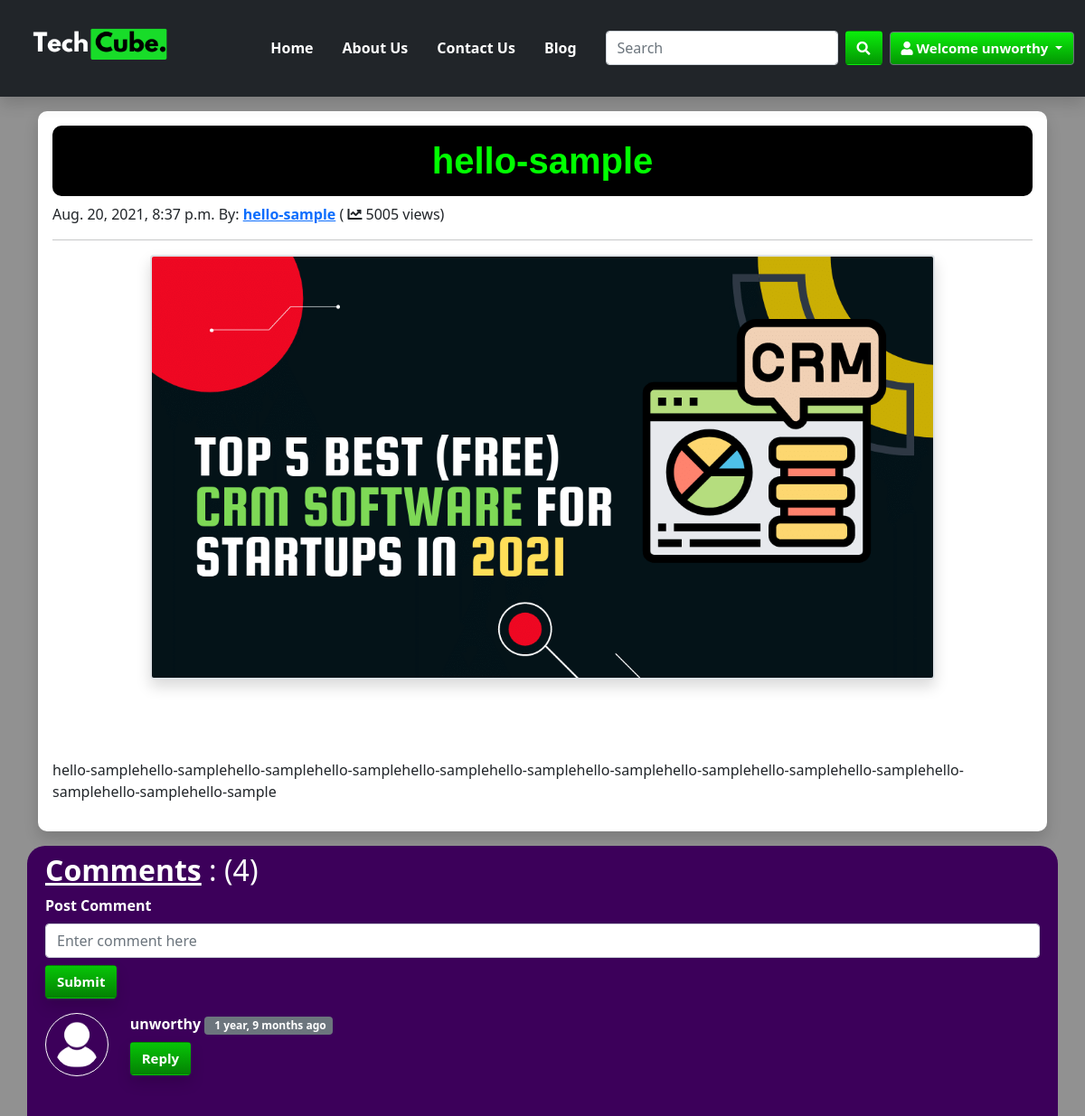
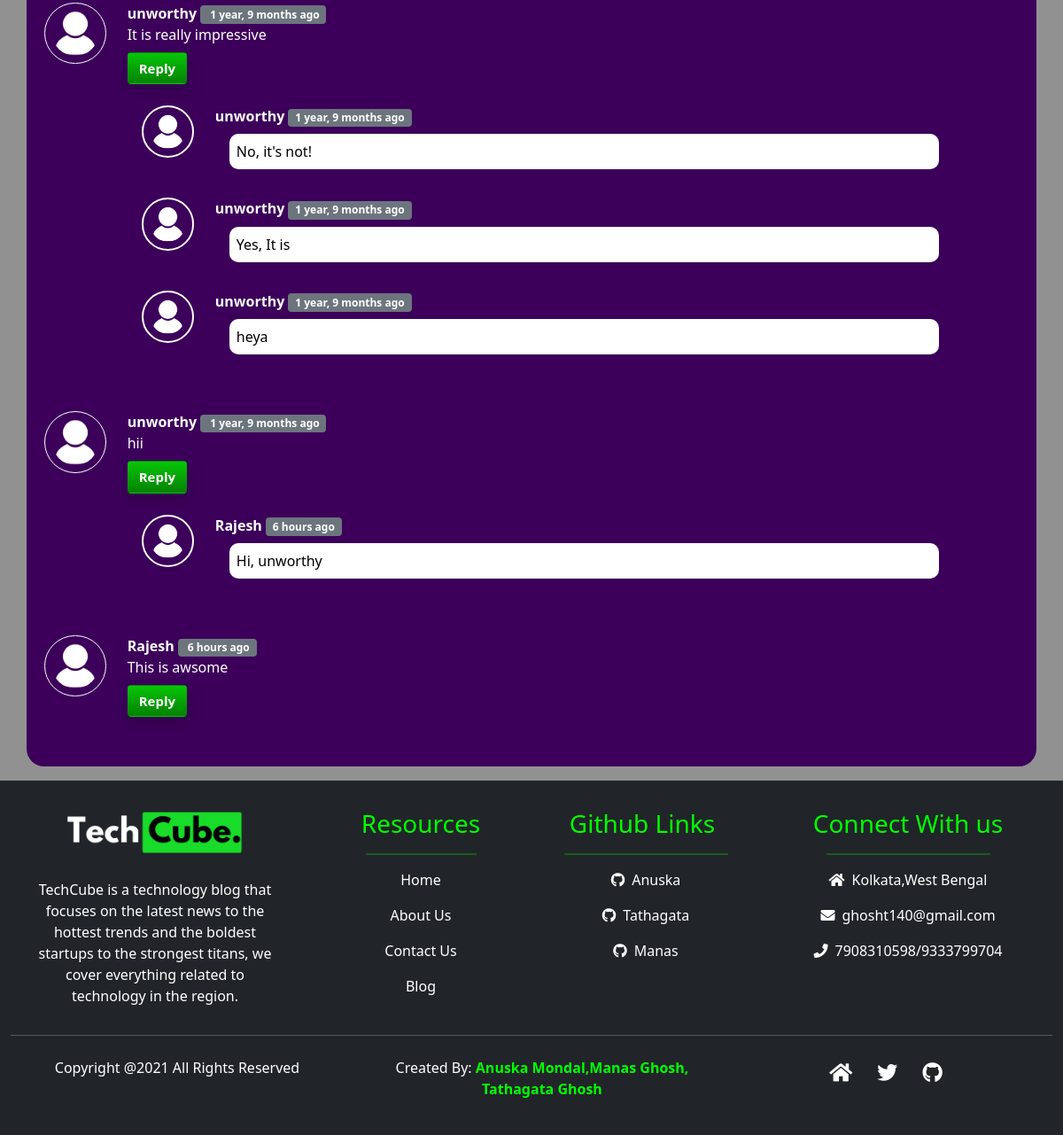
The page /blog/hello-sample (signed in) on the database its author committed (2 pictures, top to bottom).
### blog/models.py (models this page shows, shortened)
class Post(models.Model):
    sno = models.AutoField(primary_key=True)
    title = models.CharField(max_length=255)
    slug = models.CharField(max_length=130)
    content = models.TextField()
    author = models.CharField(max_length=13)
    timeStamp = models.DateTimeField(auto_now_add=True, blank=True)
    thumbnail = models.ImageField(upload_to='thumbnail',blank=True, null=True)
    views = models.IntegerField(default=0)

class BlogComment(models.Model):
    sno = models.AutoField(primary_key=True)
    comment = models.TextField()
    user=models.ForeignKey(User, on_delete=models.CASCADE)
    post=models.ForeignKey(Post,on_delete=models.CASCADE)
    parent= models.ForeignKey('self',on_delete=models.CASCADE, null=True)
    timestamp=models.DateTimeField(default=now)

### blog/views.py (the view)
# urls.py: path('<str:slug>', views.blogPost, name='blogPost')
def blogPost (request, slug):
    post=Post.objects.filter(slug=slug)[0]
    post.views = post.views + 1
    post.save()
    comments = BlogComment.objects.filter(post=post,parent=None)
    replies = BlogComment.objects.filter(post=post).exclude(parent=None)
    replyDict = {}
    for reply in replies:
        if reply.parent.sno not in replyDict.keys():
            replyDict[reply.parent.sno] = [reply]
        else:
            replyDict[reply.parent.sno].append(reply)
    context={'post':post, 'comments':comments,'user':request.user,'replyDict': replyDict}
    return render(request, 'blog/blogPost.html',context)

### blog/templatetags/extras.py (called while the page is built)
@register.filter(name='get_val')
def get_val(dict, key):
    return dict.get(key)

### templates/blog/blogPost.html (shortened to what this page needs)
{% extends 'base.html' %}
{% load humanize %}
{% block body %}
{% load extras %}
   <div class="container">
    <article class="blog-post shadow my-3 mx-auto p-3 align-items-center">
            <h1 class="blog-post-title" style="word-wrap:break-word; font-size: 40px;">{{post.title}}</h1>
        <p class="blog-post-meta">{{post.timeStamp}} By: <strong><a href="/about">{{post.author}}</a></strong> ( <i class="fas fa-chart-line"></i> {{post.views}} views)</p>
            <hr>
          {% if post.thumbnail %}
          <img src="{{post.thumbnail.url}}" class=" rounded mx-auto d-block shadow border border-scondary border-2" height="auto" width="80%" >
           {% endif %}
        <p class="mt-3 p-3"><span style="white-space: pre-wrap;"> {{post.content|safe}}</span></p>
    </article>
</div>
    <div class="container my-3 py-2  text-white" id="commentsection">
        <h2 class=" text-white"><span style="font-weight:bold;text-decoration:underline">Comments</span> : ({{comments.count}})</h2>
            {% if user.is_authenticated %}
            <form action="/blog/postComment" method="post">
                    <div class="form-group">
                        <label class="mb-2  text-white" style="font-weight:bold;">Post Comment </label>
                        <input type="text" class="form-control" name="comment" placeholder="Enter comment here">
                    </div>
                    <button type="submit" class="btn shadow my-2">Submit</button>
            </form>
            {% else %}
            Please login to post a comment
            {% endif %}
       {% for comment in comments %}
        <div class="row my-2">
            <div class="col-md-1  ">
                <img class=" mx-auto d-md-block w-100 p-2 d-none"
                     width="39px" style="border:1px solid white;border-radius: 50px;"
                     src="/static/images/user 5.png"  alt="user">
            </div>
             <div class="col-md-11">
                    <b>{{comment.user.username}}</b> <span class="badge bg-secondary">&nbsp{{comment.timestamp| naturaltime}}</span>
                    <div> {{comment.comment}}</div>
            <div class="replybox my-2">
                {% if user.is_authenticated %}
                       <button class="btn shadow" type="button" data-bs-toggle="collapse" data-bs-target="#replybox{{comment.sno}}" aria-expanded="false" aria-controls="replybox{{comment.sno}}">
                        Reply
                       </button>
                {%endif%}
                   <div class="replies  card-body">
                            {% for reply in replyDict|get_val:comment.sno %}
                                <div class="row my-2">
                                    <div class="col-sm-1 ">
                                         <img class=" mx-auto d-md-block w-100 p-2 d-none"
                                              width="39px" style="border:2px solid white;border-radius: 50px;"
                                              src="/static/images/user 5.png" alt="user">
                                     </div>
                                    <div class="col-md-11">
                                        <div class="col-md-11 ">
                                            <b> {{reply.user.username}} </b> <span class="badge bg-secondary">{{reply.timestamp| naturaltime}}</span>
                                             <div class="bg-white mt-2 text-black ms-3 p-2" style="border-radius:10px">{{reply.comment}}</div>
                                        </div>
                                        <br>
                                    </div>
                                </div>
                            {% endfor %}
                   </div>
                </div>
           </div>
        </div>
        {% endfor %}
    </div>
{% endblock body %}

### templates/base.html (shortened to what this page needs)
<!doctype html>
<html lang="en">
  <head>
      <link rel="stylesheet" href="https://cdnjs.cloudflare.com/ajax/libs/font-awesome/5.15.4/css/all.min.css" />
    <link href="https://cdn.jsdelivr.net/npm/bootstrap@5.1.0/dist/css/bootstrap.min.css" rel="stylesheet">
  </head>
  <body>
<header class="sticky-top">
    <nav class="navbar navbar-expand-lg shadow navbar-dark bg-dark" id="navigation">
      <div class="container-fluid">
        <a class="navbar-brand ms-4" href="/">
          <img src="/static/images/techcube.png" alt="image here" class="mb-4 mt-3" width="150">
        </a>
      <div class="collapse navbar-collapse" id="navbarMenu">
        <ul class="navbar-nav  p-3 ms-auto  mb-2 mb-lg-0">
              <li class="nav-item">
                <a class="nav-link m-2 {% block homeactive %} {% endblock homeactive %}" aria-current="page" href="/">Home</a>
              </li>
              <li class="nav-item">
                <a class="nav-link m-2 {% block aboutactive %} {% endblock aboutactive %}" href="/about">About Us</a>
              </li>
              <li class="nav-item">
                <a class="nav-link m-2 {% block contactactive %} {% endblock contactactive %}" href="/contact">Contact Us</a>
              </li>
                <li class="nav-item">
                <a class="nav-link m-2 {% block blogactive %} {% endblock blogactive %}" href="/blog">Blog</a>
              </li>
        </ul>
        <form class="d-flex d-none d-lg-flex" method="get" action="/search">
              <input class="form-control me-2" type="search" placeholder="Search" aria-label="Search" name="query" id="query">
              <button class="btn text-white" id="searchbtn" type="submit"><i class="fa fa-search"></i></button>
        </form>
        {% if user.is_authenticated %}
        <div class="dropdown ms-2">
                  <div class="btn btn-secondary dropdown-toggle"  id="dropdownMenuButton1" data-bs-toggle="dropdown" aria-expanded="false">
                    <i class="fa fa-user"></i>
                      Welcome {{request.user}}
                  </div>
        </div>
              {% endif %}
      </div>
      </div>
    </nav>
    </header>
{% block body %}  {% endblock body %}
<footer class=" page-footer bg-dark text-white pt-3 pb-4 ">
  <div class="container-fluid text-center text-md-left">
    <div class="row text-md-left">
      <div class="col col-md-3 col-lg-3 col-xl-3 mx-auto" id="f-1">
                    <img src="/static/images/techcube.png" alt="image here" class="mb-4 mt-3" width="200">
                    <p>TechCube is a technology blog that focuses on the latest news to the hottest trends and the boldest startups to the strongest titans,
                        we cover everything related to technology in the region.</p>
      </div>
      <div class="col col-sm-6 col-md-2 col-lg-2 col-xl-2 mx-auto mt-3" id="f-2">
        <h3 class="mb-3 font-weight-bold" style="color:lime;">Resources</h3>
        <hr class="mt-0 mx-auto" style="width:125px;height:2px;color:lime;">
        <p>
                        <a href="/" class="text-white" style="text-decoration: none;">Home</a>
        </p>
        <p>
                        <a href="/about" class="text-white" style="text-decoration: none;">About Us</a>
        </p>
        <p>
                        <a href="/contact" class="text-white" style="text-decoration: none;">Contact Us</a>
        </p>
        <p>
                        <a href="/blog" class="text-white" style="text-decoration: none;">Blog</a>
        </p>
      </div>
      <div class="col col-md-3 col-lg-2 col-xl-2 mx-auto mt-3" id="f-3">
        <h3 class="mb-3 font-weight-bold" style="color: lime;">Github Links</h3>
        <hr class="mt-0 mx-auto" style="width:185px;height:2px;color:lime;">
        <p><i class="fab fa-github ms-2 me-2"></i><a href="https://github.com/anuskainterns"  style="text-decoration:none;color:white">Anuska</a></p>
        <p><i class="fab fa-github ms-2 me-2"></i><a href="https://github.com/TATHAGATAGHOSH123"  style="text-decoration:none;color:white">Tathagata</a></p>
        <p><i class="fab fa-github ms-2 me-2"></i><a href="https://github.com/manasuemk"  style="text-decoration:none;color:white">Manas</a></p>
      </div>
      <div class="col col-md-4 col-lg-3 col-xl-3 mx-auto mt-3" id="f-4">
        <h3 class=" mb-3 font-weight-bold"style="color: lime;">Connect With us</h3>
        <hr class=" mt-0 mx-auto" style="width:185px;height:2px;color:lime;">
        <p><i class="fas fa-home  me-2"></i>Kolkata,West Bengal</p>
        <p><i class="fas fa-envelope me-2"></i>ghosht140@gmail.com</p>
        <p><i class="fas fa-phone me-2"></i>7908310598/9333799704</p>
      </div>
    </div>
    <hr class="mb-4">
    <div class="row ">
      <div class="col-md-4 col-lg-4">
                    <p class="">Copyright @2021 All Rights Reserved   </p>
      </div>
      <div class="col-md-4 col-lg-4">
        <p class="ms-4">Created By:
                        <strong style="color: lime;">Anuska Mondal,Manas Ghosh, Tathagata Ghosh</strong>
        </p>
      </div>
      <div class="col-md-4 col-lg-4">
        <div class="text-center text-md-right">
            <ul class="list-unstyled list-inline">
              <li class="list-inline-item">
                <a href="/" class="btn-floating btn-sm text-white" style="font-size:23px;"><i class="fa fa-home"></i>
                </a>
              </li>
              <li class="list-inline-item">
                <a href="#" class="btn-floating btn-sm text-white" style="font-size:23px;"><i class="fab fa-twitter"></i>
                </a>
              </li>
              <li class="list-inline-item">
                  <a href="#" class="btn-floating btn-sm text-white" style="font-size:23px;"><i class="fab fa-github"></i>
                  </a>
              </li>
            </ul>
        </div>
      </div>
    </div>
  </div>
</footer>
  </body>
</html>

### rows shown on the page
Post: title "hello-sample", timeStamp "Aug. 20, 2021, 8:37 p.m.", author "hello-sample", views "5005", thumbnail (picture), content "hello-samplehello-samplehello-samplehello-samplehello-samplehello-samplehello-samplehello-samplehello-samplehello-samplehello-samplehello-samplehello-sample"
BlogComment: user.username "unworthy", timestamp "1 year, 9 months ago"
BlogComment: user.username "unworthy", timestamp "1 year, 9 months ago", comment "It is really impressive"
BlogComment: user.username "unworthy", timestamp "1 year, 9 months ago", comment "No, it's not!"
BlogComment: user.username "unworthy", timestamp "1 year, 9 months ago", comment "Yes, It is"
BlogComment: user.username "unworthy", timestamp "1 year, 9 months ago", comment "heya"
BlogComment: user.username "unworthy", timestamp "1 year, 9 months ago", comment "hii"
BlogComment: user.username "Rajesh", timestamp "6 hours ago", comment "Hi, unworthy"
BlogComment: user.username "Rajesh", timestamp "6 hours ago", comment "This is awsome"

### other values the page prints
{{ request.user }} "unworthy"
{{ comments.count }} "4"
